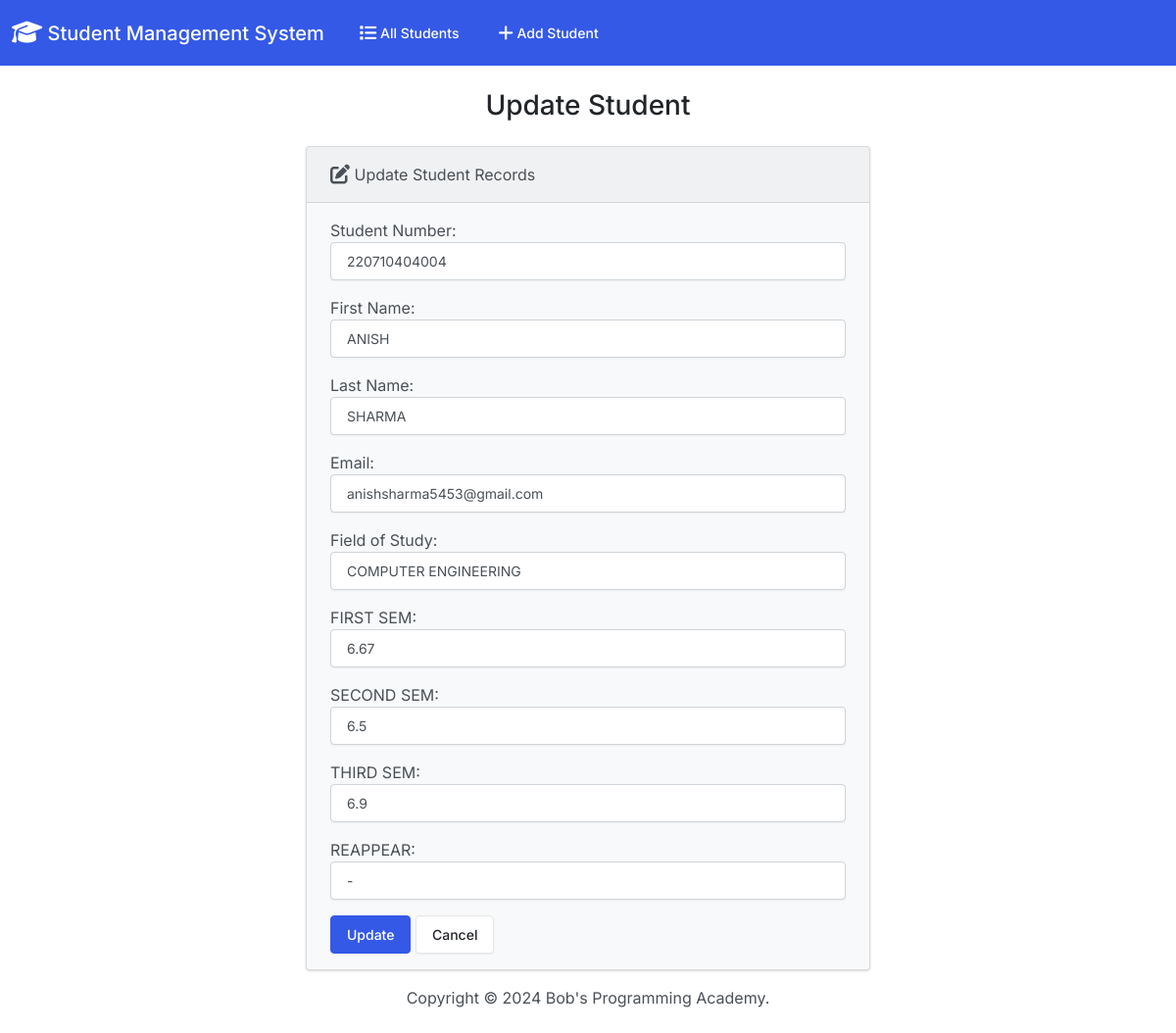
Page /edit/4/ on the committed database.
### students/models.py (models this page shows, shortened)
class Student(models.Model):
  student_number = models.PositiveIntegerField()
  first_name = models.CharField(max_length=50)
  last_name = models.CharField(max_length=50)
  email = models.EmailField(max_length=100)
  field_of_study = models.CharField(max_length=50)
  first_sem = models.FloatField()
  second_sem = models.FloatField()
  third_sem = models.FloatField()
  reappear = models.CharField(max_length=150)

### students/views.py (the view)
# urls.py: path('edit/<int:id>/', views.edit, name='edit'),
def edit(request, id):
  if request.method == 'POST':
    student = Student.objects.get(pk=id)
    form = StudentForm(request.POST, instance=student)
    if form.is_valid():
      form.save()
      return render(request, 'students/edit.html', {
        'form': form,
        'success': True
      })
  else:
    student = Student.objects.get(pk=id)
    form = StudentForm(instance=student)
  return render(request, 'students/edit.html', {
    'form': form
  })

### students/forms.py
class StudentForm(forms.ModelForm):
  class Meta:
    model = Student
    fields = ['student_number', 'first_name', 'last_name', 'email', 'field_of_study', 'first_sem', 'second_sem', 'third_sem','reappear']
    labels = {
      'student_number': 'Student Number',
      'first_name': 'First Name',
      'last_name': 'Last Name',
      'email': 'Email',
      'field_of_study': 'Field of Study',
      'first_sem': 'FIRST SEM',
      'second_sem': 'SECOND SEM',
      'third_sem': 'THIRD SEM',
      'reappear': 'REAPPEAR',
    }
    widgets = {
      'student_number': forms.NumberInput(attrs={'class': 'form-control'}),
      'first_name': forms.TextInput(attrs={'class': 'form-control'}),
      'last_name': forms.TextInput(attrs={'class': 'form-control'}),
      'email': forms.EmailInput(attrs={'class': 'form-control'}),
      'field_of_study': forms.TextInput(attrs={'class': 'form-control'}),
      'first_sem': forms.NumberInput(attrs={'class': 'form-control'}),
      'second_sem': forms.NumberInput(attrs={'class': 'form-control'}),
      'third_sem': forms.NumberInput(attrs={'class': 'form-control'}),
      'reappear': forms.TextInput(attrs={'class': 'form-control'}),
    }

### students/templates/students/edit.html (shortened to what this page needs)
{% extends "students/base.html" %}
{% block body %}
  <h3 class="text-center m-4">Update Student</h3>
  {% if success %}
    <div class="alert alert-success" role="alert">
      The student updated successfully.
      <a href="{% url 'index' %}" class="alert-link">Go to Home Page.</a>
    </div>
  {% else %}
    <div class="row justify-content-center">
      <div class="col-6">
        <div class="card bg-light mb-3">
          <div class="card-header">
            <i class="fa-solid fa-pen-to-square fa-lg"></i> Update Student Records
          </div>
          <div class="card-body">
            <form action="" method="POST">
              {{ form.as_p }}
              <button type="submit" class="btn btn-primary">Update</button>
              <a href="{% url 'index' %}" class="btn btn-secondary">Cancel</a>
            </form>
          </div>
        </div>
      </div>
    </div>
  {% endif %}
{% endblock %}

### rows in the picture
Student: student_number "220710404004", first_name "ANISH", last_name "SHARMA", email "anishsharma5453@gmail.com", field_of_study "COMPUTER ENGINEERING", first_sem "6.67", second_sem "6.5", third_sem "6.9", reappear "-"
